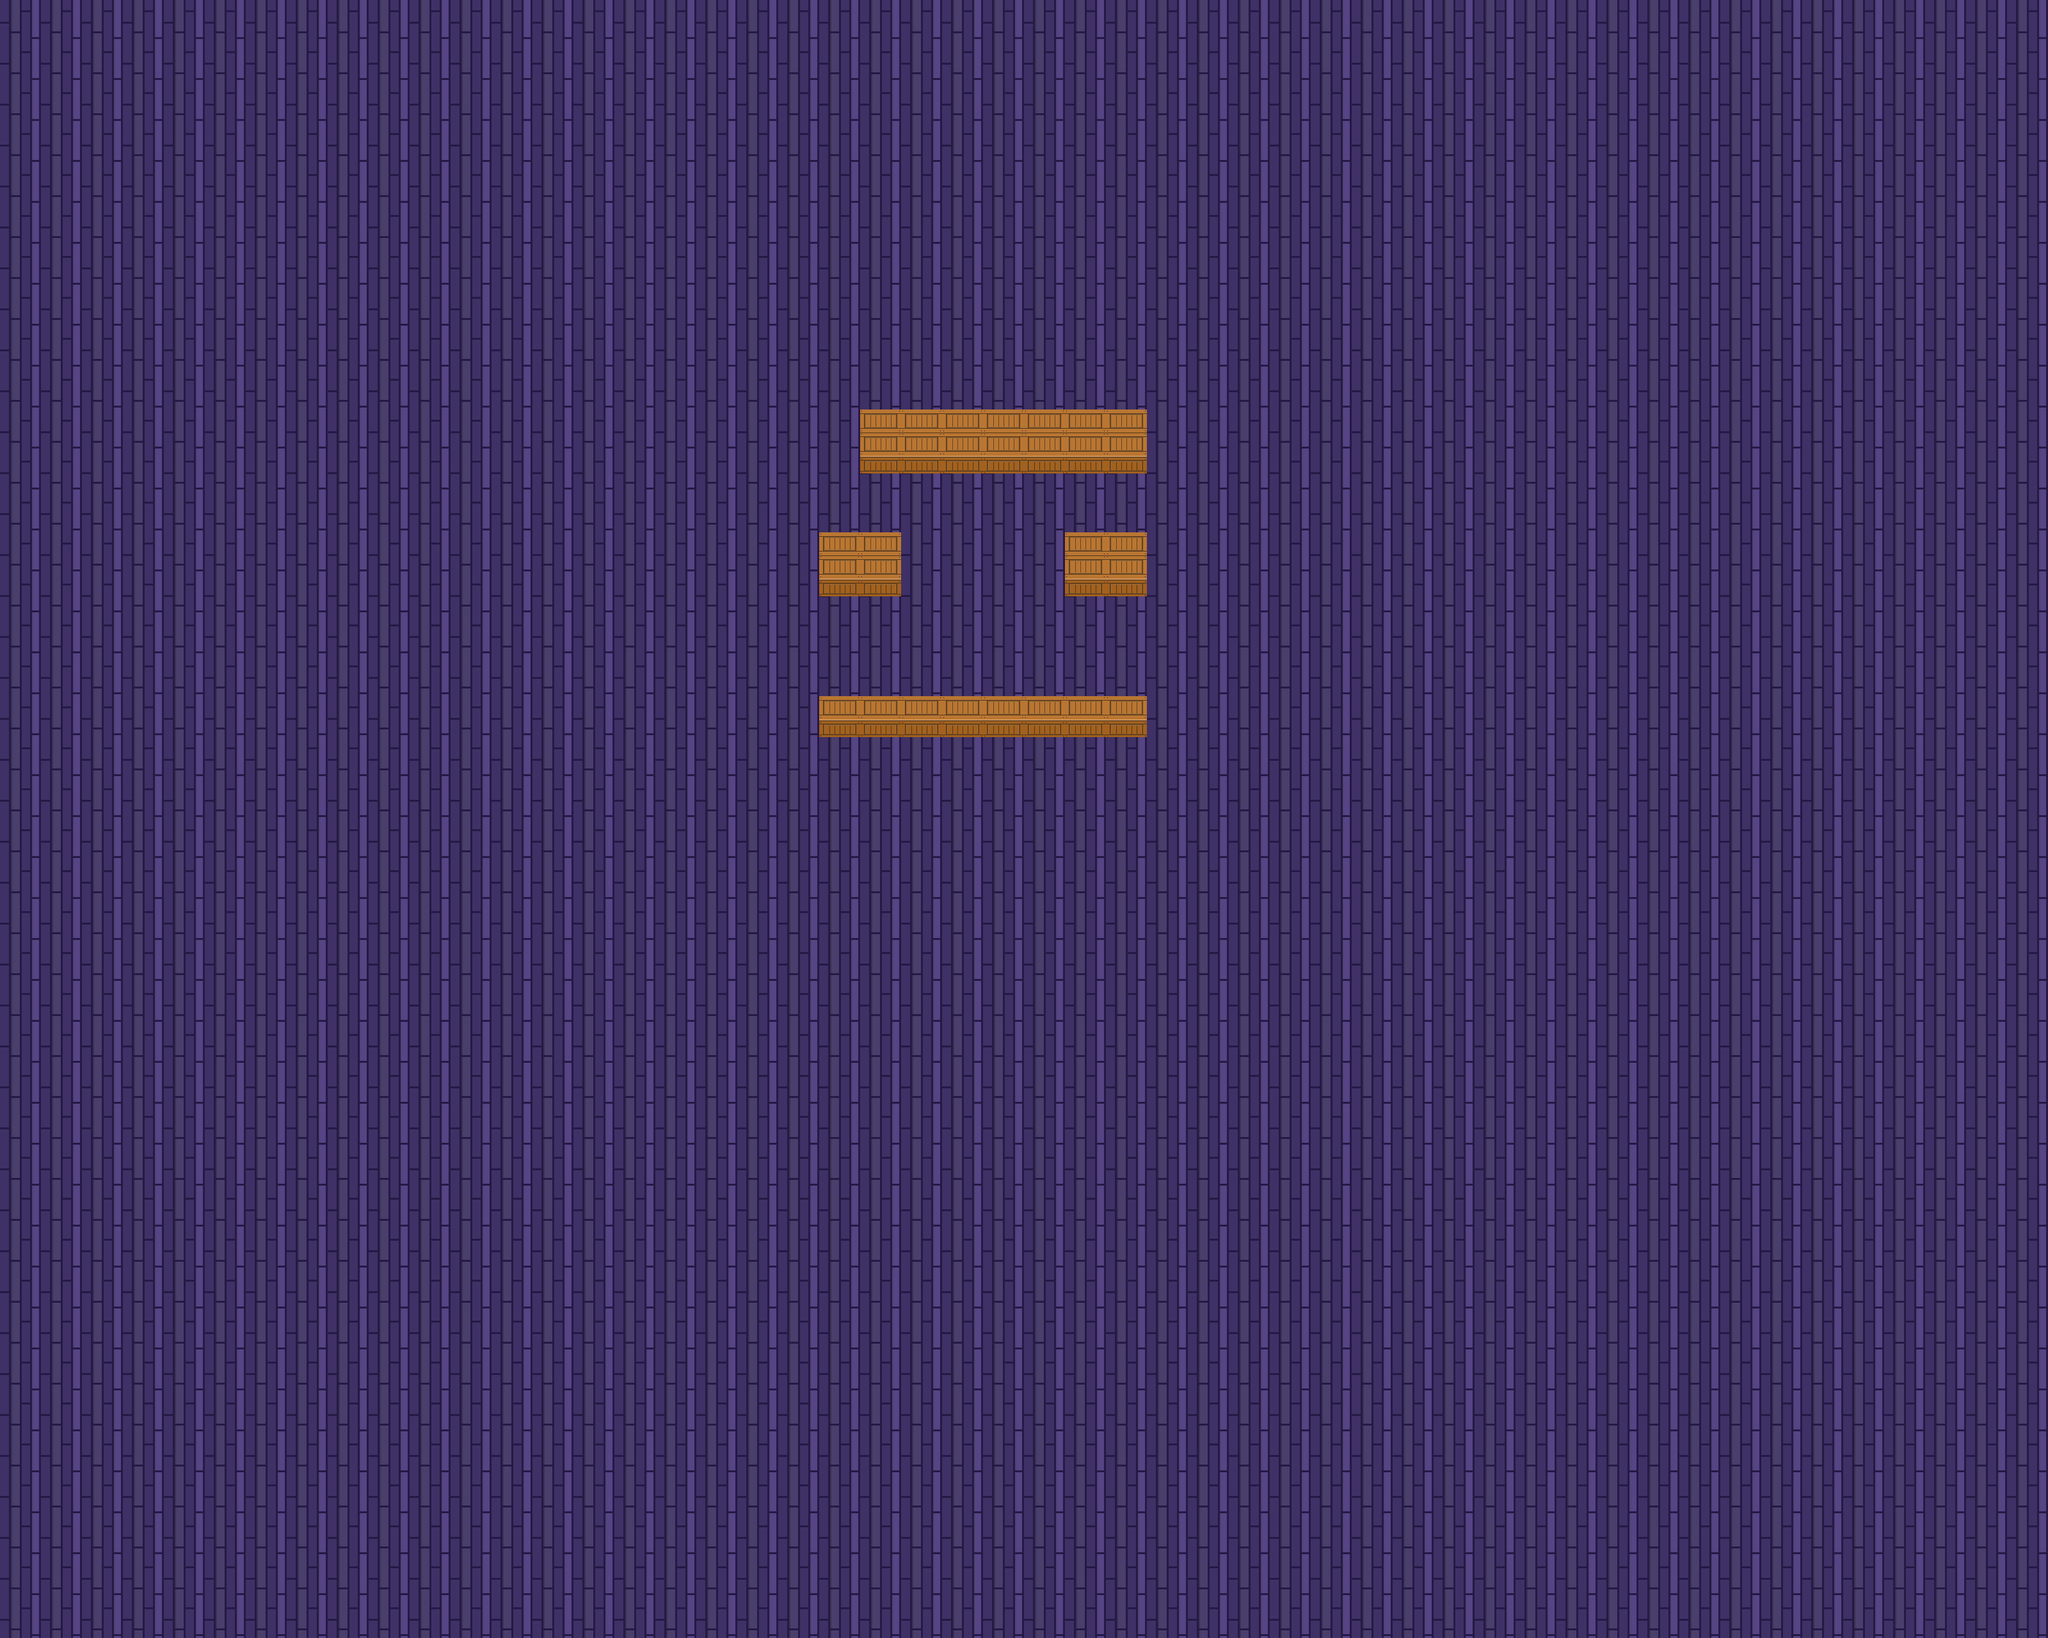

This game map was drawn from its Tiled (.tmx) file and the tilesets committed beside it. A one-line description and the trimmed map source follow:
An orthogonal 50x40 tile map with 64x64 px tiles, 2 tile layers (Floor, Box), 2 tilesets and 1 object (Player).

<map version="1.10" tiledversion="1.10.2" orientation="orthogonal" renderorder="left-up" width="50" height="40" tilewidth="64" tileheight="64" infinite="0" nextlayerid="4" nextobjectid="10">
 <tileset firstgid="1" source="./PurpleTile.tsx" />
 <tileset firstgid="2" source="BoxNew.tsx" />
 <layer id="1" name="Floor" width="50" height="40">
  <data>[2000 cells, 2000 non-empty, 1 distinct tile ids]</data>
 </layer>
 <layer id="3" name="Box" width="50" height="40">
  <data>[2000 cells, 30 non-empty, 3 distinct tile ids]</data>
 </layer>
 <objectgroup id="2" name="Player">
  <object id="9" name="Player" x="1586.33" y="832.333" width="60.6667" height="63" />
 </objectgroup>
</map>